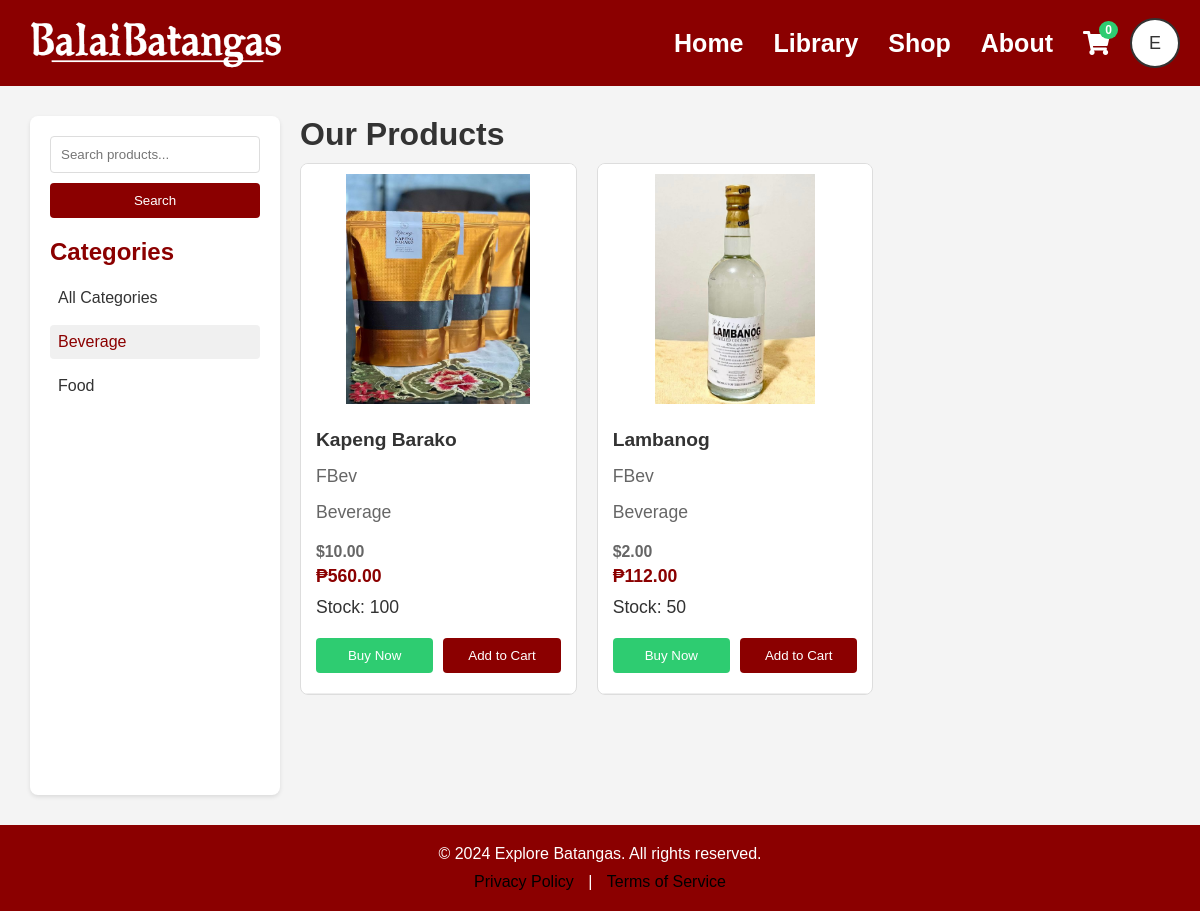
/shop.php?category=12 (signed in), run on the app's committed database.
### tables this page shows
CREATE TABLE `users` (
  `user_id` int(11) NOT NULL,
  `username` varchar(255) NOT NULL,
  `password` varchar(255) NOT NULL,
  `email` varchar(255) NOT NULL,
  `role` varchar(256) NOT NULL,
  `profile_picture` varchar(256) NOT NULL
);

CREATE TABLE `categories` (
  `categories_id` int(11) NOT NULL,
  `categories_name` varchar(255) NOT NULL,
  `categories_active` int(11) NOT NULL DEFAULT 0,
  `categories_status` int(11) NOT NULL DEFAULT 0
);

CREATE TABLE `product` (
  `product_id` int(11) NOT NULL,
  `product_name` varchar(255) NOT NULL,
  `description` varchar(600) NOT NULL,
  `product_image` text NOT NULL,
  `brand_id` int(11) NOT NULL,
  `categories_id` int(11) NOT NULL,
  `quantity` varchar(255) NOT NULL,
  `rate` varchar(255) NOT NULL,
  `active` int(11) NOT NULL DEFAULT 0,
  `status` int(11) NOT NULL DEFAULT 0
);

CREATE TABLE `brands` (
  `brand_id` int(11) NOT NULL,
  `brand_name` varchar(255) NOT NULL,
  `brand_active` int(11) NOT NULL DEFAULT 0,
  `brand_status` int(11) NOT NULL DEFAULT 0
);

### shop.php (the view, shortened to what this page needs)
<?php
include 'connection.php';
if (isset($_SESSION['user_id'])) {
    $user_id = $_SESSION['user_id'];
    $query = "SELECT profile_picture, username FROM users WHERE user_id = '$user_id'";
    $result = mysqli_query($conn, $query);
    $user = mysqli_fetch_assoc($result);
    $profile_picture = $user['profile_picture'];
    $username = $user['username'];
} else {
    header("Location: login.php");
    exit();
}
$search = isset($_GET['search']) ? mysqli_real_escape_string($conn, $_GET['search']) : '';
$category_filter = isset($_GET['category']) ? (int)$_GET['category'] : 0;
if ($category_filter === 0) {
    $query = "SELECT p.*, b.brand_name, c.categories_name
              FROM product p
              JOIN brands b ON p.brand_id = b.brand_id
              JOIN categories c ON p.categories_id = c.categories_id
              WHERE p.active = 1 AND p.status = 1";
    if ($search) {
        $query .= " AND (p.product_name LIKE '%$search%' OR b.brand_name LIKE '%$search%')";
    }
    $query .= " ORDER BY c.categories_name, p.product_name";
} else {
    $query = "SELECT p.*, b.brand_name, c.categories_name
              FROM product p
              JOIN brands b ON p.brand_id = b.brand_id
              JOIN categories c ON p.categories_id = c.categories_id
              WHERE p.active = 1 AND p.status = 1 AND p.categories_id = $category_filter";
    $query .= " ORDER BY p.product_name";
}
$products = mysqli_query($conn, $query);
$categories_query = "SELECT * FROM categories ORDER BY categories_name";
$categories_result = mysqli_query($conn, $categories_query);
?>
<!DOCTYPE html>
<html lang="en">
<head>
    <link rel="stylesheet" href="https://cdnjs.cloudflare.com/ajax/libs/font-awesome/5.15.4/css/all.min.css">
</head>
<body>
    <header>
        <div class="logo">
            <img src="img/logo3.png" alt="Logo" />
        </div>
        <nav>
            <ul>
                <li><a href="home.php">Home</a></li>
                <li><a href="library.php">Library</a></li>
                <li><a href="shop.php">Shop</a></li>
                <li><a href="#">About</a></li>
                <li class="cart-icon">
                    <a href="cart.php">
                        <i class="fas fa-shopping-cart"></i>
                        <span class="cart-count">0</span>
                    </a>
                </li>
                <div class="user-menu">
                    <?php if (!empty($profile_picture)): ?>
                        <img src="uploads/<?php echo $profile_picture; ?>" alt="Profile Picture" class="user-icon">
                    <?php else: ?>
                        <div class="user-icon">
                            <?php echo strtoupper($username[0]); ?>
                        </div>
                    <?php endif; ?>
                </div>
            </ul>
        </nav>
    </header>
    <main class="shop-container">
        <div class="shop-layout">
            <div class="sidebar">
                <div class="search-container">
                    <form action="" method="GET">
                        <input type="text" name="search" placeholder="Search products..."
                               value="<?php echo htmlspecialchars($search); ?>">
                        <button type="submit">Search</button>
                    </form>
                </div>
                <h2>Categories</h2>
                <ul class="category-list">
                    <li>
                        <a href="?<?php echo $search ? 'search=' . urlencode($search) : ''; ?>"
                           <?php echo $category_filter === 0 ? 'class="active"' : ''; ?>>
                            All Categories
                        </a>
                    </li>
                    <?php while($category = mysqli_fetch_assoc($categories_result)) { ?>
                        <li>
                            <a href="?category=<?php echo $category['categories_id']; ?><?php echo $search ? '&search=' . urlencode($search) : ''; ?>"
                               <?php echo $category_filter === (int)$category['categories_id'] ? 'class="active"' : ''; ?>>
                                <?php echo htmlspecialchars($category['categories_name']); ?>
                            </a>
                        </li>
                    <?php } ?>
                </ul>
            </div>
            <div class="main-content">
                <h1>Our Products</h1>
                <?php if (mysqli_num_rows($products) > 0) { ?>
                    <?php
                    $current_category = '';
                    while($product = mysqli_fetch_assoc($products)) {
                        if ($category_filter === 0 && $current_category !== $product['categories_name']) {
                            if ($current_category !== '') {
                                echo '</div>';
                            }
                            $current_category = $product['categories_name'];
                            ?>
                            <div class="category-divider">
                                <h2><?php echo htmlspecialchars($current_category); ?></h2>
                            </div>
                            <div class="products-grid">
                        <?php
                        }
                        else if ($category_filter !== 0 && $current_category === '') {
                            $current_category = $product['categories_name'];
                            ?>
                            <div class="products-grid">
                        <?php
                        }
                        ?>
                        <div class="product-card" onclick="openProductModal(<?php echo $product['product_id']; ?>)">
                            <?php
                            switch($product['product_name']) {
                                case 'Kapeng Barako':
                                    $image_path = "assets/images/products/kapeng-barako.jpg";
                                    break;
                                case 'Lambanog':
                                    $image_path = "assets/images/products/lambanog.jpg";
                                    break;
                            }
                            ?>
                            <img src="<?php echo $image_path; ?>"
                                 alt="<?php echo htmlspecialchars($product['product_name']); ?>"
                                 onerror="this.src='assets/images/products/default.jpg'">
                            <div class="product-info">
                                <h3><?php echo htmlspecialchars($product['product_name']); ?></h3>
                                <p class="brand"><?php echo htmlspecialchars($product['brand_name']); ?></p>
                                <p class="category"><?php echo htmlspecialchars($product['categories_name']); ?></p>
                                <?php
                                $usd_price = $product['rate'];
                                $php_price = $usd_price * 56;
                                ?>
                                <p class="price">
                                    <span class="original-price">$<?php echo number_format($usd_price, 2); ?></span>
                                    <span class="peso-price">₱<?php echo number_format($php_price, 2); ?></span>
                                </p>
                                <p class="stock">Stock: <?php echo $product['quantity']; ?></p>
                                <div class="button-group">
                                    <?php if($product['quantity'] > 0) { ?>
                                        <button class="buy-now" onclick="buyNow(<?php echo $product['product_id']; ?>)">
                                            Buy Now
                                        </button>
                                        <button class="add-to-cart" onclick="addToCart(<?php echo $product['product_id']; ?>)">
                                            Add to Cart
                                        </button>
                                    <?php } else { ?>
                                        <button class="out-of-stock" disabled>Out of Stock</button>
                                    <?php } ?>
                                </div>
                            </div>
                        </div>
                    <?php } ?>
                    </div>
                <?php } else { ?>
                    <p>No products found.</p>
                <?php } ?>
            </div>
        </div>
    </main>
    <footer>
        <div class="footer-content">
            <p>&copy; 2024 Explore Batangas. All rights reserved.</p>
            <div class="footer-links">
                <a href="#">Privacy Policy</a> |
                <a href="#">Terms of Service</a>
            </div>
        </div>
    </footer>
</body>
</html>

### shop.php (style rules this page uses)
* { margin: 0; padding: 0; box-sizing: border-box; font-family: 'Arial', sans-serif; }
html, body { height: 100%; background-color: rgb(244, 244, 244); color: rgb(51, 51, 51); display: flex; flex-direction: column; min-height: 100vh; }
header { display: flex; justify-content: space-between; align-items: center; background-color: #8B0000; padding: 10px 20px; color: rgb(255, 255, 255); font-size: 25px; }
header .logo img { max-height: 50px; margin-top: 10px; }
header nav ul { list-style: none; display: flex; align-items: center; }
header nav ul li { margin-right: 30px; }
header nav ul li a { text-decoration: none; color: rgb(255, 255, 255); font-weight: bold; }
.user-icon { width: 50px; height: 50px; border-radius: 50%; background-color: white; display: flex; justify-content: center; align-items: center; font-size: 18px; color: #333; border: 2px solid #333; }
.user-menu { position: relative; display: inline-block; }
.shop-container { padding: 10px; flex: 1; }
.products-grid { display: grid; grid-template-columns: repeat(4, 1fr); grid-template-rows: repeat(4, auto); gap: 15px; padding: 10px; }
.product-card { width: 100%; border: 1px solid #ddd; border-radius: 8px; overflow: hidden; background: white; transition: transform 0.2s; display: flex; flex-direction: column; }
.product-card img { width: 100%; height: 250px; object-fit: contain; background: #fff; padding: 10px; }
.product-info { padding: 15px; flex-grow: 1; display: flex; flex-direction: column; justify-content: space-between; }
.product-info h3 { margin: 0 0 10px 0; font-size: 1.2em; }
.brand, .category { color: #666; margin: 5px 0; font-size: 0.9em; }
.price { font-size: 1.2em; font-weight: bold; color: #8B0000; margin: 10px 0; display: flex; flex-direction: column; gap: 5px; }
.original-price { font-size: 0.9em; color: #666; text-decoration: none; }
.peso-price { color: #8B0000; }
.add-to-cart { width: 100%; padding: 10px; background-color: #8B0000; color: white; border: none; border-radius: 4px; cursor: pointer; transition: background-color 0.2s; }
footer { background-color: #8B0000; color: rgb(255, 255, 255); padding: 20px 0; text-align: center; width: 100%; margin-top: auto; }
.footer-content p { margin-bottom: 10px; }
.footer-links a { color: rgb(0, 0, 0); text-decoration: none; margin: 0 10px; }
.shop-layout { display: flex; gap: 20px; padding: 20px; }
.sidebar { width: 250px; background: white; padding: 20px; border-radius: 8px; box-shadow: 0 2px 4px rgba(0,0,0,0.1); }
.sidebar h2 { margin-bottom: 15px; color: #8B0000; }
.category-list { list-style: none; }
.category-list li { margin-bottom: 10px; }
.category-list a { text-decoration: none; color: #333; display: block; padding: 8px; border-radius: 4px; transition: background-color 0.2s; }
.category-list a:hover, .category-list a.active { background-color: #f0f0f0; color: #8B0000; }
.search-container { margin-bottom: 20px; }
.search-container input { width: 100%; padding: 10px; border: 1px solid #ddd; border-radius: 4px; margin-bottom: 10px; }
.search-container button { width: 100%; padding: 10px; background-color: #8B0000; color: white; border: none; border-radius: 4px; cursor: pointer; }
.main-content { flex: 1; }
.products-grid { margin-bottom: 30px; }
.products-grid { display: grid; grid-template-columns: repeat(auto-fill, minmax(250px, 1fr)); gap: 20px; padding: 10px 0; }
.button-group { display: flex; gap: 10px; margin-top: 10px; }
.buy-now, .add-to-cart { flex: 1; padding: 10px; border: none; border-radius: 4px; cursor: pointer; font-weight: 500; transition: all 0.3s ease; }
.buy-now { background-color: #2ecc71; color: white; }
.add-to-cart { background-color: #8B0000; color: white; }
.product-info { padding: 15px; flex-grow: 1; display: flex; flex-direction: column; }
.cart-icon { position: relative; margin-right: 20px; }
.cart-icon a { font-size: 24px; color: white; text-decoration: none; }
.cart-count { position: absolute; top: -8px; right: -8px; background-color: #2ecc71; color: white; border-radius: 50%; padding: 2px 6px; font-size: 12px; min-width: 18px; text-align: center; }
.product-info { flex: 1; }
.product-info p { margin-bottom: 10px; font-size: 1.1em; }
.product-info { padding-bottom: 20px; border-bottom: 1px solid #eee; }
body { padding-bottom: 70px; }

### data on the page
users: username "E"
categories: categories_name "Beverage"
categories: categories_name "Food"
product: shows a picture, product_name "Kapeng Barako", brand.brand_name "FBev", categories.categories_name "Beverage", rate "10.00", rate "560.00", quantity "100"
product: shows a picture, product_name "Lambanog", brand.brand_name "FBev", categories.categories_name "Beverage", rate "2.00", rate "112.00", quantity "50"
